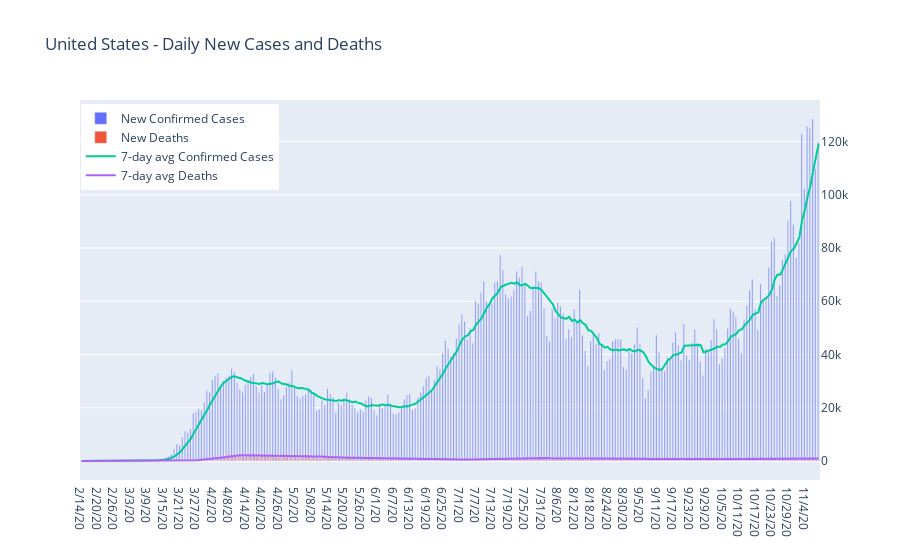

Write notebook code for a chart like this one.
### Markdown cell above
# United States - Aggregate Data

### Code cell
dfUSConfirmed = dfConfirmedGlobal[dfConfirmedGlobal['Country/Region'] == 'US'].copy()
dfUSDeaths =  dfDeathsGlobal[dfConfirmedGlobal['Country/Region'] == 'US'].copy()
dfUSConfirmed['Category'] = 'Confirmed Cases'
dfUSConfirmed = dfUSConfirmed.set_index(['Country/Region', 'Category'])
dfUSDeaths['Category'] = 'Deaths'
dfUSDeaths = dfUSDeaths.set_index(['Country/Region', 'Category'])

dfUSConfirmedDailyNew = dfUSConfirmed.diff(axis=1)
dfUSDeathsDailyNew = dfUSDeaths.diff(axis=1)

dfUSConfirmed7dayMA = dfUSConfirmedDailyNew.rolling(window=7, axis=1).mean()
dfUSDeaths7dayMA = dfUSDeathsDailyNew.rolling(window=7, axis=1).mean()

trace1 = go.Bar(
    x = dfUSConfirmedDailyNew.columns[-DEFAULT_DAYS:],
    y = dfUSConfirmedDailyNew.iloc[0][-DEFAULT_DAYS:], name = 'New Confirmed Cases')

trace2 = go.Bar(
    x = dfUSDeathsDailyNew.columns[-DEFAULT_DAYS:],
    y = dfUSDeathsDailyNew.iloc[0][-DEFAULT_DAYS:], name = 'New Deaths')

trace3 = go.Scatter(
    x = dfUSConfirmed7dayMA.columns[-DEFAULT_DAYS:],
    y = dfUSConfirmed7dayMA.iloc[0][-DEFAULT_DAYS:], name = '7-day avg Confirmed Cases')

trace4 = go.Scatter(
    x = dfUSDeaths7dayMA.columns[-DEFAULT_DAYS:],
    y = dfUSDeaths7dayMA.iloc[0][-DEFAULT_DAYS:], name = '7-day avg Deaths')

data = [trace1, trace2, trace3, trace4]
layout = dict(title = 'United States - Daily New Cases and Deaths', 
              yaxis={'side': 'right'}, 
              legend= {'x': 0.001, 'xanchor': 'left','y': 0.99})

py.iplot(dict(data=data, layout=layout))
dfUSDisplay = pd.concat([dfUSConfirmedDailyNew, dfUSDeathsDailyNew])
dfUSDisplay[dfUSDisplay.columns[-MONTH_DAYS:]].style.format(IntegerFormatter)

### Figure 1 — Plotly figure (JSON) as saved in the notebook; plotly's stock layout.template omitted (floating-point values rounded to 4 significant figures; data arrays with more than 128 entries replaced by an {"elided": "..."} marker saying what was removed)
{"data": [{"name": "New Confirmed Cases", "type": "bar", "x": {"elided": "270 str values"}, "y": {"elided": "270 int values"}}, {"name": "New Deaths", "type": "bar", "x": {"elided": "270 str values"}, "y": {"elided": "270 int values"}}, {"name": "7-day avg Confirmed Cases", "type": "scatter", "x": {"elided": "270 str values"}, "y": {"elided": "270 float values"}}, {"name": "7-day avg Deaths", "type": "scatter", "x": {"elided": "270 str values"}, "y": {"elided": "270 float values"}}], "layout": {"legend": {"x": 0.001, "xanchor": "left", "y": 0.99}, "title": {"text": "United States - Daily New Cases and Deaths"}, "yaxis": {"side": "right"}}}
